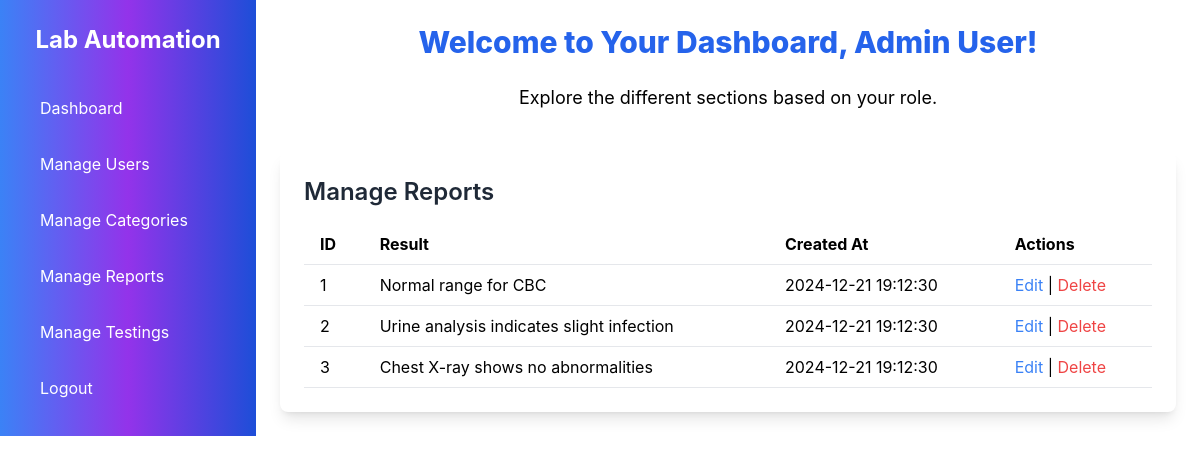
/pages/dashboard.php (signed in), run on the app's committed database.
### tables this page shows
CREATE TABLE reports (
    id INT AUTO_INCREMENT PRIMARY KEY,
    user_id INT,
    testing_id INT,
    result TEXT,
    created_at TIMESTAMP DEFAULT CURRENT_TIMESTAMP,
    FOREIGN KEY (user_id) REFERENCES users(id),
    FOREIGN KEY (testing_id) REFERENCES testings(id)
);

### pages/dashboard.php (the view, shortened to what this page needs)
<?php
include '../config/database.php';
$user_role = $_SESSION['role'];
$query = "SELECT * FROM reports";
$stmt = $conn->prepare($query);
$stmt->execute();
$reports = $stmt->fetchAll(PDO::FETCH_ASSOC);
?>
<!DOCTYPE html>
<html lang="en">
<head>
    <script src="https://cdn.tailwindcss.com"></script>
</head>
<body class="bg-white flex">
    <div class="w-64 bg-gradient-to-r from-blue-500 via-purple-600 to-blue-700 text-white flex-shrink-0 p-6">
        <div class="text-2xl font-bold mb-8 text-center">Lab Automation</div>
        <ul class="space-y-4">
            <li><a href="dashboard.php" class="hover:bg-blue-500 py-2 px-4 rounded-md block">Dashboard</a></li>
            <?php if ($user_role == 'admin'): ?>
                <div class="folder">
                    <li class="hover:bg-blue-500 py-2 px-4 rounded-md block">Manage Users</li>
                </div>
                <div class="folder">
                    <li class="hover:bg-blue-500 py-2 px-4 rounded-md block">Manage Categories</li>
                </div>
                <div class="folder">
                    <li class="hover:bg-blue-500 py-2 px-4 rounded-md block">Manage Reports</li>
                </div>
                <div class="folder">
                    <li class="hover:bg-blue-500 py-2 px-4 rounded-md block">Manage Testings</li>
                </div>
            <?php endif; ?>
            <li><a href="../auth/logout.php" class="text-white py-2 px-4 rounded-md block">Logout</a></li>
        </ul>
    </div>
    <div class="flex-1 p-6">
        <div class="text-center mb-10">
            <h1 class="text-3xl font-extrabold text-blue-600 mb-6">Welcome to Your Dashboard, <?php echo $_SESSION['user_name']; ?>!</h1>
            <p class="text-lg">Explore the different sections based on your role.</p>
        </div>
        <div class="bg-white p-6 rounded-lg shadow-lg">
            <h2 class="text-2xl font-semibold mb-4 text-gray-800">Manage Reports</h2>
            <table class="min-w-full table-auto border-collapse">
                <thead>
                    <tr class="border-b">
                        <th class="px-4 py-2 text-left">ID</th>
                        <th class="px-4 py-2 text-left">Result</th>
                        <th class="px-4 py-2 text-left">Created At</th>
                        <?php if ($user_role == 'admin'): ?>
                            <th class="px-4 py-2 text-left">Actions</th>
                        <?php endif; ?>
                    </tr>
                </thead>
                <tbody>
                    <?php foreach ($reports as $report): ?>
                        <tr class="border-b">
                            <td class="px-4 py-2"><?php echo $report['id']; ?></td>
                            <td class="px-4 py-2"><?php echo $report['result']; ?></td>
                            <td class="px-4 py-2"><?php echo $report['created_at']; ?></td>
                            <?php if ($user_role == 'admin'): ?>
                                <td class="px-4 py-2">
                                    <a href="reports/edit_report.php?id=<?php echo $report['id']; ?>" class="text-blue-500 hover:text-blue-700 hover:underline">Edit</a>
                                    |
                                    <a href="reports/delete_report.php?id=<?php echo $report['id']; ?>" class="text-red-500 hover:text-red-700 hover:underline">Delete</a>
                                </td>
                            <?php endif; ?>
                        </tr>
                    <?php endforeach; ?>
                </tbody>
            </table>
        </div>
    </div>
</body>
</html>

### pages/dashboard.php (style rules this page uses)
body { font-family: 'Inter', sans-serif; }
.folder { cursor: pointer; }

### data on the page
reports: id "1", result "Normal range for CBC", created_at "2024-12-21 19:12:30"
reports: id "2", result "Urine analysis indicates slight infection", created_at "2024-12-21 19:12:30"
reports: id "3", result "Chest X-ray shows no abnormalities", created_at "2024-12-21 19:12:30"

### other printed values
$_SESSION['user_name'] "Admin User"
